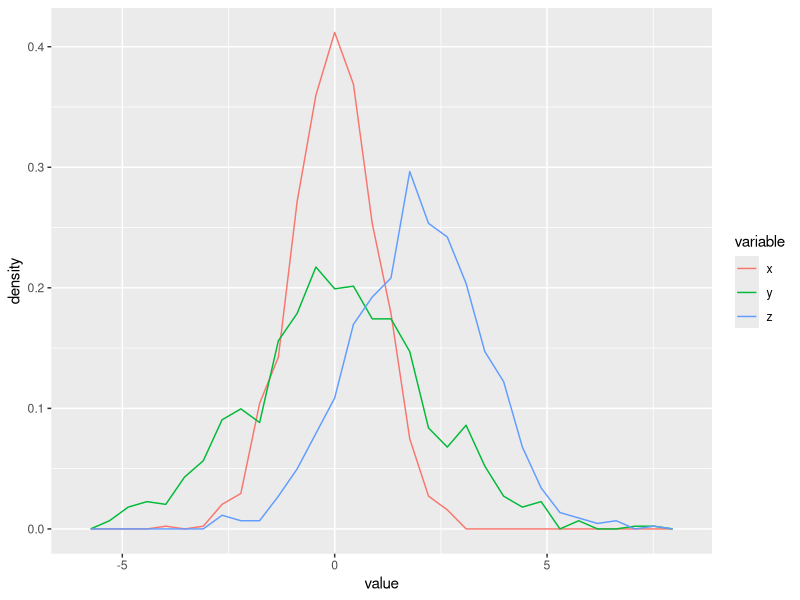
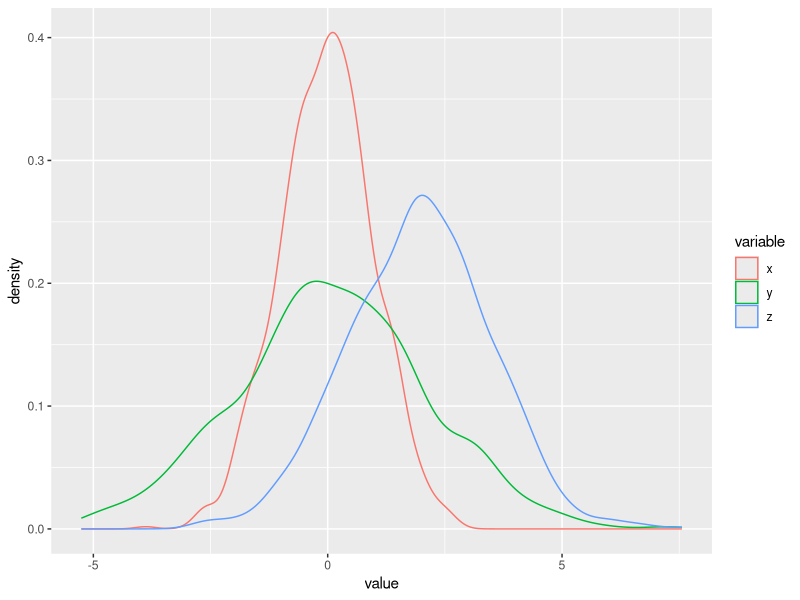

Reproduce these figures in R, in order.
# https://learnr.wordpress.com/2009/03/16/ggplot2-plotting-two-or-more-overlapping-density-plots-on-the-same-graph/

library(ggplot2)

df_f = data.frame(x = rnorm(1000,0,1), y=rnorm(1000,0,2),z=rnorm(1000,2,1.5))
df_f

library(reshape2)

df_m = melt(df_f)
df_m

ggplot(df_m)+geom_freqpoly(aes(x=value, y=..density.., colour=variable))

ggplot(df_m)+geom_density(aes(x=value, colour=variable))

















